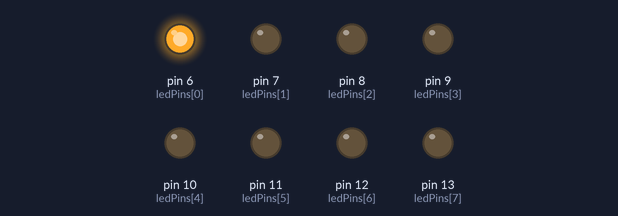
Recording of a sketch running on a simulated Arduino Uno, built with avr-gcc and run on an emulated ATmega328P. On the bench: output pins drawn as LEDs (lit = HIGH).

Above: at 0.05 s.
At 0.35 s:
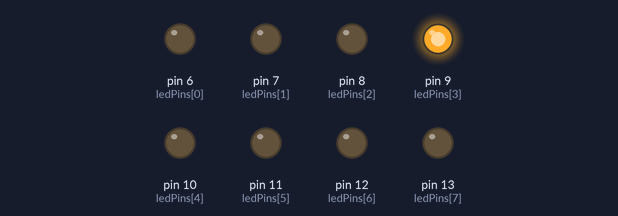
At 0.75 s:
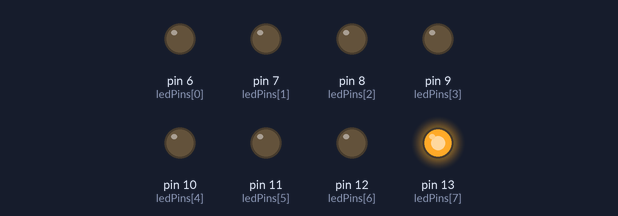
At 1.45 s:
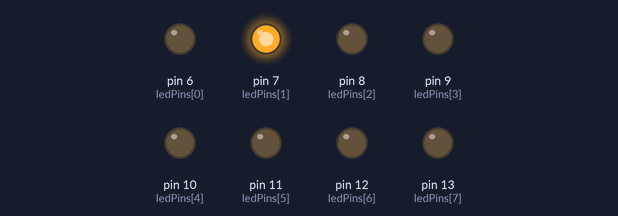
At 2.15 s:
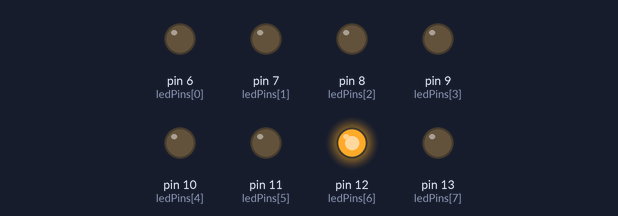
At 2.85 s:
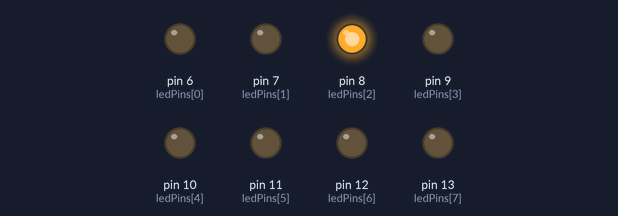
Timing chart, 0 to 3.1 s (numbered marks = the images above):
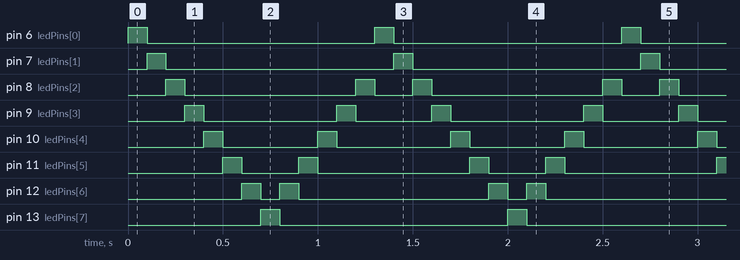

Measured:
- by itself, pin 6 (ledPins[0]), pin 7 (ledPins[1]), pin 13 (ledPins[7]): alternates HIGH for 0.10 s and LOW for 1.2 s
- by itself, pin 8 (ledPins[2]): repeats every 1.3 s: LOW 0.90 s, HIGH 0.10 s, LOW 0.20 s, HIGH 0.10 s
- by itself, pin 9 (ledPins[3]): repeats every 1.3 s: LOW 0.70 s, HIGH 0.10 s, LOW 0.40 s, HIGH 0.10 s
- by itself, pin 10 (ledPins[4]): alternates HIGH for 0.10 s and LOW for 0.55 s
- by itself, pin 11 (ledPins[5]): repeats every 1.3 s: LOW 0.30 s, HIGH 0.10 s, LOW 0.80 s, HIGH 0.10 s
- by itself, pin 12 (ledPins[6]): repeats every 1.3 s: LOW 0.10 s, HIGH 0.10 s, LOW 1.0 s, HIGH 0.10 s

The sketch:

arrayLEDS.ino
```cpp
int ledCount = 14;
int ledPins[] = { 6, 7, 8, 9, 10, 11, 12, 13, 12, 11, 10, 9, 8, 7 };
int ledDelay = 100;

// 29 April 2015

void setup() {
  for (int thisLed = 0; thisLed < ledCount; thisLed++) {
    pinMode(ledPins[thisLed], OUTPUT);
  }
}

void loop() {
  for (int thisLed = 0; thisLed < ledCount - 1; thisLed++) {
    digitalWrite(ledPins[thisLed], HIGH);
    delay(ledDelay);
    digitalWrite(ledPins[thisLed], LOW);
  }
}
```
